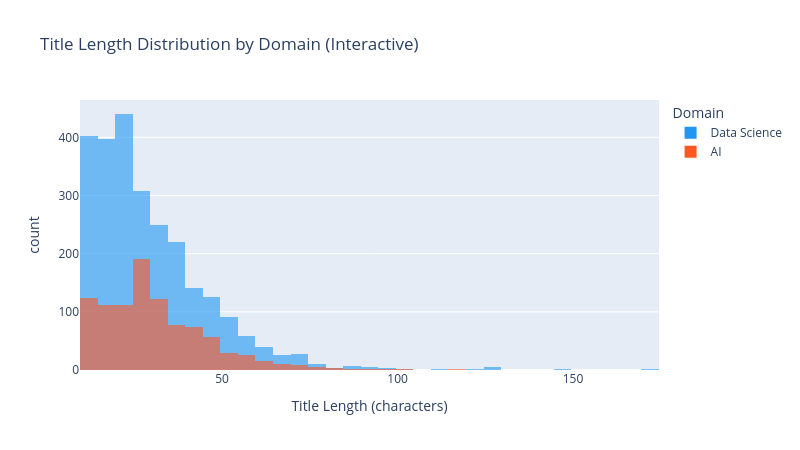

Notebook source saved alongside this figure:
### Code cell
fig = px.histogram(df, x='title_length', color='domain',
                   color_discrete_map=DOMAIN_COLORS,
                   nbins=40, barmode='overlay', opacity=0.6,
                   title='Title Length Distribution by Domain (Interactive)',
                   labels={'title_length': 'Title Length (characters)',
                           'domain': 'Domain', 'count': 'Listings'})

fig.update_layout(height=450, width=800)
fig.show()

### Figure 1 — Plotly figure (JSON) as saved in the notebook; plotly's stock layout.template omitted (floating-point values rounded to 4 significant figures; data arrays with more than 128 entries replaced by an {"elided": "..."} marker saying what was removed)
{"data": [{"bingroup": "x", "hovertemplate": "Domain=Data Science<br>Title Length (characters)=%{x}<br>count=%{y}<extra></extra>", "legendgroup": "Data Science", "marker": {"color": "#2196F3", "opacity": 0.6, "pattern": {"shape": ""}}, "name": "Data Science", "nbinsx": 40, "orientation": "v", "showlegend": true, "type": "histogram", "x": {"elided": "2569 int values"}, "xaxis": "x", "yaxis": "y"}, {"bingroup": "x", "hovertemplate": "Domain=AI<br>Title Length (characters)=%{x}<br>count=%{y}<extra></extra>", "legendgroup": "AI", "marker": {"color": "#FF5722", "opacity": 0.6, "pattern": {"shape": ""}}, "name": "AI", "nbinsx": 40, "orientation": "v", "showlegend": true, "type": "histogram", "x": {"elided": "970 int values"}, "xaxis": "x", "yaxis": "y"}], "layout": {"barmode": "overlay", "height": 450, "legend": {"title": {"text": "Domain"}, "tracegroupgap": 0}, "title": {"text": "Title Length Distribution by Domain (Interactive)"}, "width": 800, "xaxis": {"anchor": "y", "domain": [0, 1], "title": {"text": "Title Length (characters)"}}, "yaxis": {"anchor": "x", "domain": [0, 1], "title": {"text": "count"}}}}
